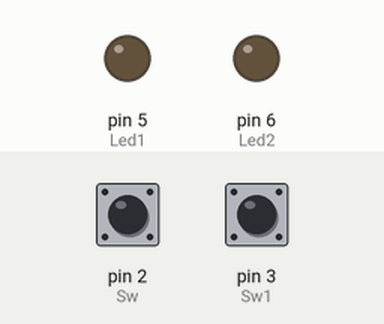
The sketch below on a simulated Arduino Uno, built with avr-gcc and run on an emulated ATmega328P. Shown: output pins drawn as LEDs (lit = HIGH). Inputs (shaded band) come from the test bench; at power-on: pin 2 (Sw) HIGH, pin 3 (Sw1) HIGH.

Above: at 1.2 s.
1.3 s: pin 2 (Sw) pulled LOW for 0.15 s
At 1.6 s:
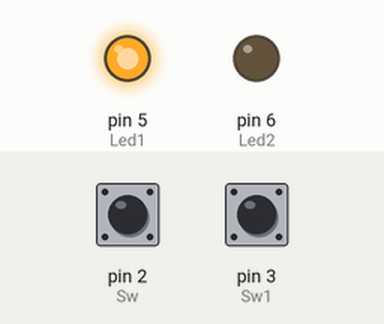
2.9 s: pin 3 (Sw1) pulled LOW for 0.15 s
At 4.0 s:
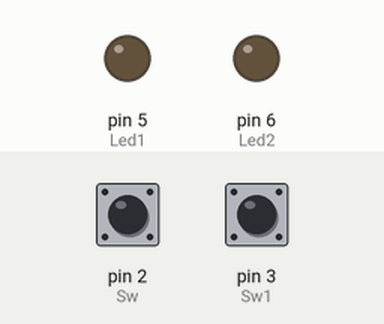
4.5 s: pin 2 (Sw) pulled LOW for 1 s
At 5.3 s:
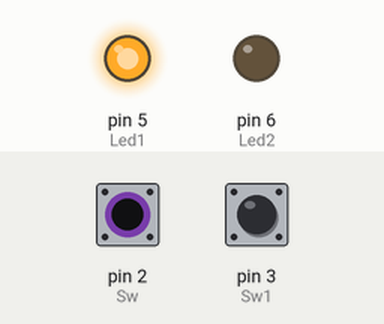
Timing chart, 0 to 7.5 s (numbered marks = the images above; inputs shaded):
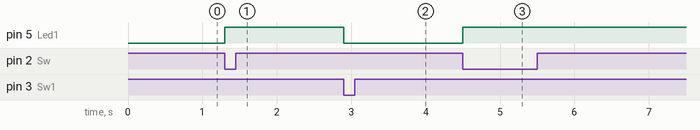

The sketch:

1_led_on-off_by_2_switch__2_.ino
```cpp
int Led1=5;
int Led2=6;
int Sw=2;
int Sw1=3;
int swread=0;
int swread1=0;
void setup()
{


  // put your setup code here, to run once:
pinMode(Led1,OUTPUT);
pinMode(Led2,OUTPUT);
pinMode(Sw,INPUT_PULLUP);
pinMode(Sw1,INPUT_PULLUP);


}

void loop() {
  swread=digitalRead(Sw);
  swread1=digitalRead(Sw1);
  if(swread == LOW)
  {
    digitalWrite(Led1,HIGH);

  }
    else if(swread1 == LOW)
  {

       digitalWrite(Led1,LOW);

  }

}
```

Measured:
- after the input at 1.3 s, pin 5 (Led1): LOW → HIGH at once
- after the input at 2.9 s, pin 5 (Led1): HIGH → LOW at once
- after the input at 4.5 s, pin 5 (Led1): LOW → HIGH at once
